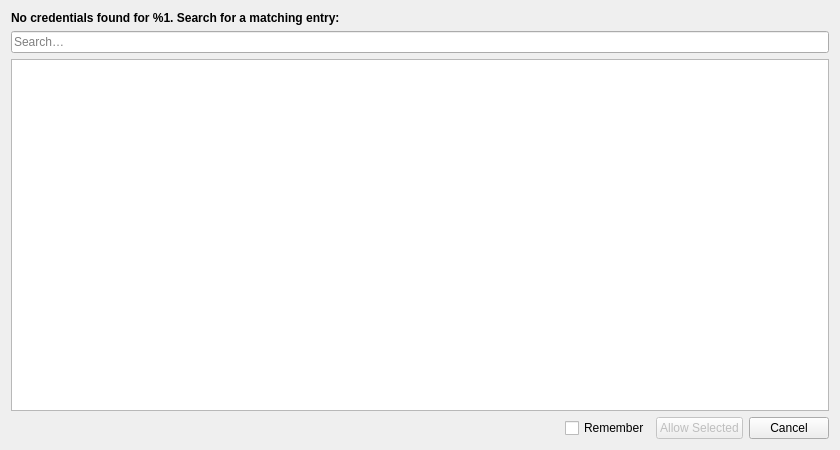
<?xml version="1.0" encoding="UTF-8"?>
<ui version="4.0">
 <class>BrowserEntrySearchDialog</class>
 <widget class="QDialog" name="BrowserEntrySearchDialog">
  <property name="geometry">
   <rect>
    <x>0</x>
    <y>0</y>
    <width>840</width>
    <height>450</height>
   </rect>
  </property>
  <property name="windowTitle">
   <string>KeePassXC - Search for Entries</string>
  </property>
  <layout class="QVBoxLayout" name="verticalLayout">
   <item>
    <widget class="QLabel" name="siteLabel">
     <property name="font">
      <font>
       <weight>75</weight>
       <bold>true</bold>
      </font>
     </property>
     <property name="text">
      <string extracomment="Credentials mean login data requested via browser extension">No credentials found for %1. Search for a matching entry:</string>
     </property>
     <property name="alignment">
      <set>Qt::AlignLeft</set>
     </property>
     <property name="wordWrap">
      <bool>true</bool>
     </property>
    </widget>
   </item>
   <item>
    <widget class="QLineEdit" name="searchEdit">
     <property name="minimumSize">
      <size>
       <width>400</width>
       <height>0</height>
      </size>
     </property>
     <property name="toolTip">
      <string>You can use advanced search queries to find any entry in your open databases.</string>
     </property>
     <property name="accessibleName">
      <string>Search for entries</string>
     </property>
     <property name="placeholderText">
      <string>Search…</string>
     </property>
     <property name="clearButtonEnabled">
      <bool>true</bool>
     </property>
    </widget>
   </item>
   <item>
    <widget class="CustomTableWidget" name="itemsTable">
     <property name="sizePolicy">
      <sizepolicy hsizetype="Expanding" vsizetype="MinimumExpanding">
       <horstretch>0</horstretch>
       <verstretch>0</verstretch>
      </sizepolicy>
     </property>
     <property name="minimumSize">
      <size>
       <width>0</width>
       <height>250</height>
      </size>
     </property>
     <property name="editTriggers">
      <set>QAbstractItemView::NoEditTriggers</set>
     </property>
     <property name="showDropIndicator" stdset="0">
      <bool>false</bool>
     </property>
     <property name="selectionMode">
      <enum>QAbstractItemView::ExtendedSelection</enum>
     </property>
     <property name="selectionBehavior">
      <enum>QAbstractItemView::SelectRows</enum>
     </property>
     <property name="cornerButtonEnabled">
      <bool>false</bool>
     </property>
     <attribute name="verticalHeaderVisible">
      <bool>false</bool>
     </attribute>
    </widget>
   </item>
   <item>
    <layout class="QHBoxLayout" name="horizontalLayout">
     <item>
      <spacer name="horizontalSpacer">
       <property name="orientation">
        <enum>Qt::Horizontal</enum>
       </property>
       <property name="sizeHint" stdset="0">
        <size>
         <width>40</width>
         <height>20</height>
        </size>
       </property>
      </spacer>
     </item>
     <item>
      <widget class="QCheckBox" name="rememberCheckBox">
       <property name="toolTip">
        <string>Save the site URL to the selected entries and allow them to be asked for again</string>
       </property>
       <property name="accessibleName">
        <string>Save the site URL to the selected entries and allow them to be asked for again</string>
       </property>
       <property name="text">
        <string>Remember</string>
       </property>
      </widget>
     </item>
     <item>
      <widget class="QPushButton" name="selectButton">
       <property name="enabled">
        <bool>false</bool>
       </property>
       <property name="accessibleName">
        <string>Allow access to selected entries</string>
       </property>
       <property name="text">
        <string>Allow Selected</string>
       </property>
       <property name="autoDefault">
        <bool>true</bool>
       </property>
       <property name="default">
        <bool>true</bool>
       </property>
      </widget>
     </item>
     <item>
      <widget class="QPushButton" name="cancelButton">
       <property name="text">
        <string>Cancel</string>
       </property>
       <property name="autoDefault">
        <bool>true</bool>
       </property>
      </widget>
     </item>
    </layout>
   </item>
  </layout>
 </widget>
 <tabstops>
  <tabstop>searchEdit</tabstop>
  <tabstop>itemsTable</tabstop>
  <tabstop>rememberCheckBox</tabstop>
  <tabstop>selectButton</tabstop>
  <tabstop>cancelButton</tabstop>
 </tabstops>
 <customwidgets>
  <customwidget>
   <class>CustomTableWidget</class>
   <extends>QTableWidget</extends>
   <header>browser/CustomTableWidget.h</header>
   <container>1</container>
  </customwidget>
 </customwidgets>
 <resources/>
 <connections/>
</ui>
